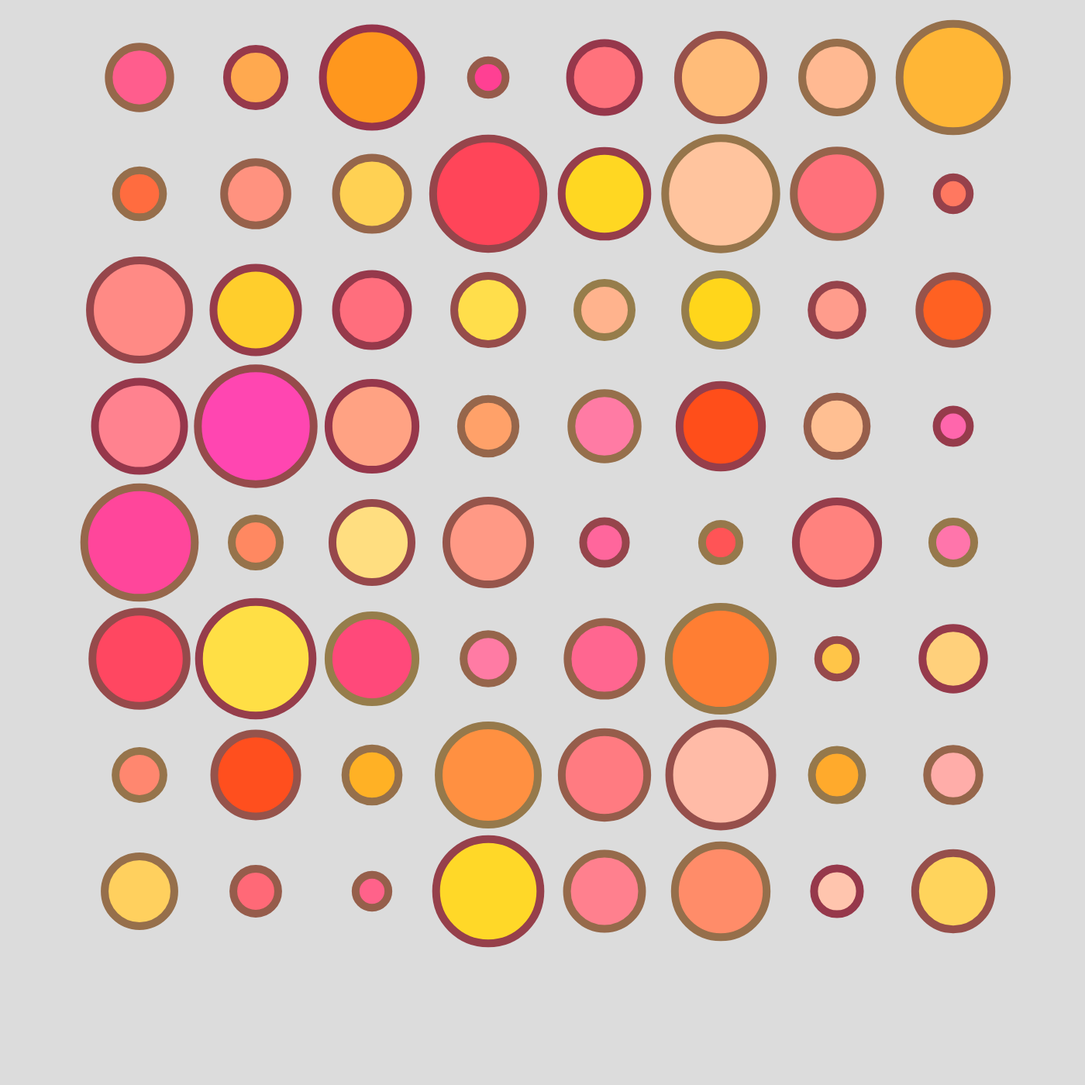
Frame 1 (no input)
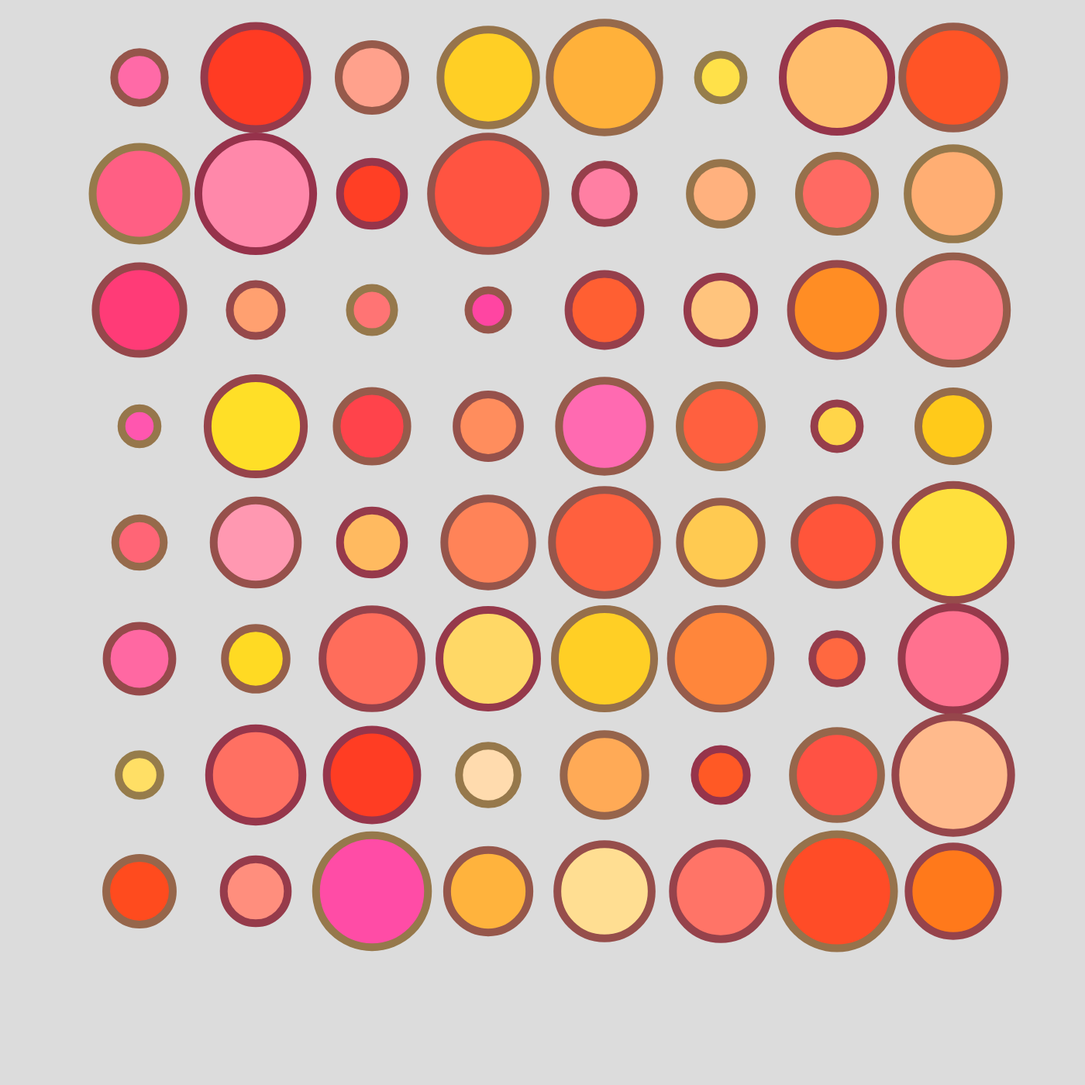
Frame 2 (the mouse pressed at the canvas centre, redrawn once)

The p5.js sketch that drew these frames (run headless with seeded random() and noise() and a simulated clock; the mouse was pressed at the canvas centre and the sketch redrawn once):

// p5.js sketch
// ── sketch.js
function setup() {
  createCanvas(1400, 1400);
  noLoop()
}

function draw() {
  background(220);

  //push grid out of the corner
  translate(180,100)
  for (let x = 0; x < 8; x += 1){
    for (let y = 0; y < 8; y += 1){
      push();

     //move the drawing plan to add a new shape
      translate(x * 150, y * 150)

      //line thickness and color
      strokeWeight(10);
      stroke(150, random(50,125),75);

      //line color
      fill(259,random(59,225), random(25,180));


     //draw the shape
      ellipse(0,0,random(42,150))

      pop();
    }
  }
}
